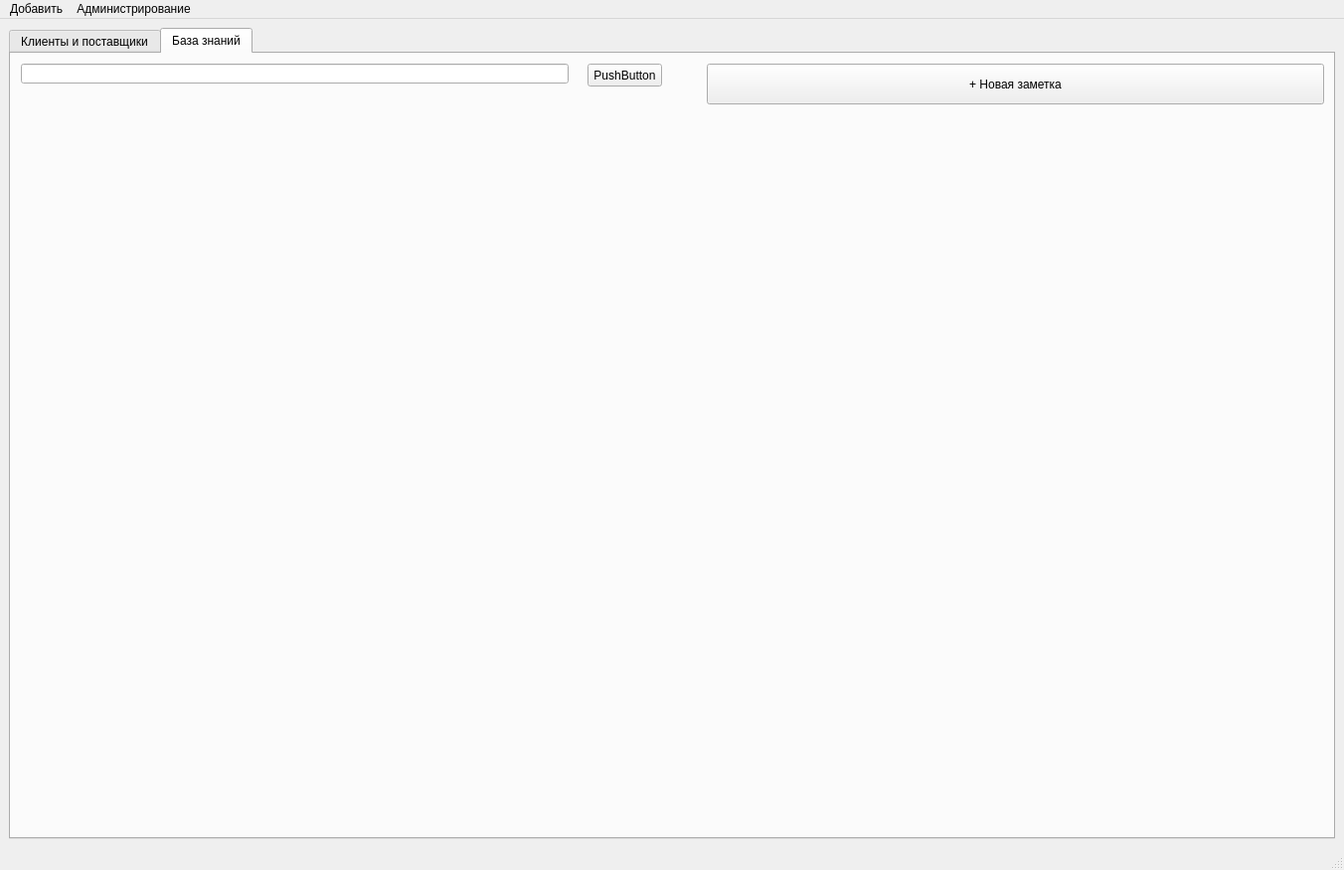
<?xml version="1.0" encoding="UTF-8"?>
<ui version="4.0">
 <class>MainWindowModern</class>
 <widget class="QMainWindow" name="MainWindowModern">
  <property name="windowModality">
   <enum>Qt::NonModal</enum>
  </property>
  <property name="geometry">
   <rect>
    <x>0</x>
    <y>0</y>
    <width>1352</width>
    <height>875</height>
   </rect>
  </property>
  <property name="windowTitle">
   <string>Simple Business </string>
  </property>
  <property name="documentMode">
   <bool>false</bool>
  </property>
  <property name="tabShape">
   <enum>QTabWidget::Rounded</enum>
  </property>
  <widget class="QWidget" name="centralwidget">
   <layout class="QHBoxLayout" name="horizontalLayout_16">
    <item>
     <widget class="QTabWidget" name="Global_tabs">
      <property name="enabled">
       <bool>true</bool>
      </property>
      <property name="tabPosition">
       <enum>QTabWidget::North</enum>
      </property>
      <property name="tabShape">
       <enum>QTabWidget::Rounded</enum>
      </property>
      <property name="currentIndex">
       <number>1</number>
      </property>
      <property name="documentMode">
       <bool>false</bool>
      </property>
      <widget class="QWidget" name="tab_Clients">
       <attribute name="title">
        <string>Клиенты и поставщики</string>
       </attribute>
       <layout class="QHBoxLayout" name="horizontalLayout_2">
        <item>
         <layout class="QVBoxLayout" name="verticalLayout">
          <item>
           <widget class="QLineEdit" name="lineEdit_ClientFilter"/>
          </item>
          <item>
           <widget class="QListView" name="listView_ClientList"/>
          </item>
          <item>
           <layout class="QHBoxLayout" name="horizontalLayout">
            <item>
             <widget class="QPushButton" name="pushButton_DeleteClient">
              <property name="text">
               <string>- Удалить</string>
              </property>
             </widget>
            </item>
            <item>
             <widget class="QPushButton" name="pushButton_NewClient">
              <property name="text">
               <string>+ Новый</string>
              </property>
             </widget>
            </item>
           </layout>
          </item>
         </layout>
        </item>
        <item>
         <widget class="QWidget" name="widget_TheClientScroll" native="true">
          <property name="minimumSize">
           <size>
            <width>400</width>
            <height>0</height>
           </size>
          </property>
          <property name="baseSize">
           <size>
            <width>400</width>
            <height>0</height>
           </size>
          </property>
         </widget>
        </item>
       </layout>
      </widget>
      <widget class="QWidget" name="tab_KnBase">
       <attribute name="title">
        <string>База знаний</string>
       </attribute>
       <widget class="QLineEdit" name="lineEdit_KnBase_Search">
        <property name="geometry">
         <rect>
          <x>10</x>
          <y>10</y>
          <width>551</width>
          <height>20</height>
         </rect>
        </property>
       </widget>
       <widget class="QPushButton" name="pushButton">
        <property name="geometry">
         <rect>
          <x>580</x>
          <y>10</y>
          <width>75</width>
          <height>23</height>
         </rect>
        </property>
        <property name="text">
         <string>PushButton</string>
        </property>
       </widget>
       <widget class="QWidget" name="widget" native="true">
        <property name="geometry">
         <rect>
          <x>10</x>
          <y>90</y>
          <width>1311</width>
          <height>691</height>
         </rect>
        </property>
       </widget>
       <widget class="QPushButton" name="pushButton_KnBaseEmptyNote">
        <property name="geometry">
         <rect>
          <x>700</x>
          <y>10</y>
          <width>621</width>
          <height>41</height>
         </rect>
        </property>
        <property name="text">
         <string>+ Новая заметка</string>
        </property>
       </widget>
      </widget>
     </widget>
    </item>
   </layout>
  </widget>
  <widget class="QMenuBar" name="menubar">
   <property name="geometry">
    <rect>
     <x>0</x>
     <y>0</y>
     <width>1352</width>
     <height>21</height>
    </rect>
   </property>
   <widget class="QMenu" name="AdminMenu">
    <property name="title">
     <string>Администрирование</string>
    </property>
    <addaction name="action_Run_Simulate"/>
    <addaction name="action_Synhronize_xm_with_db"/>
    <addaction name="action_upload_budget_csv"/>
   </widget>
   <widget class="QMenu" name="FastAddMenu">
    <property name="acceptDrops">
     <bool>true</bool>
    </property>
    <property name="title">
     <string>Добавить</string>
    </property>
    <addaction name="action_AddFastNote"/>
    <addaction name="separator"/>
    <addaction name="action_AddNewContact"/>
    <addaction name="action_AddNewCP"/>
   </widget>
   <addaction name="FastAddMenu"/>
   <addaction name="AdminMenu"/>
  </widget>
  <widget class="QStatusBar" name="statusbar"/>
  <action name="action_Run_Simulate">
   <property name="text">
    <string>Запуск симуляции</string>
   </property>
  </action>
  <action name="action_Synhronize_xm_with_db">
   <property name="text">
    <string>Загрузить из 1С</string>
   </property>
  </action>
  <action name="action_upload_budget_csv">
   <property name="text">
    <string>Выгрузить в 1С</string>
   </property>
  </action>
  <action name="action_2">
   <property name="text">
    <string>#ЗапросТовара</string>
   </property>
  </action>
  <action name="action_3">
   <property name="text">
    <string>#Бюджет</string>
   </property>
  </action>
  <action name="action_4">
   <property name="text">
    <string>#Офер</string>
   </property>
  </action>
  <action name="action_5">
   <property name="text">
    <string>#Прайс</string>
   </property>
  </action>
  <action name="action_6">
   <property name="text">
    <string>#Беседа</string>
   </property>
  </action>
  <action name="action_fast_NewContact">
   <property name="text">
    <string>Новый контакт</string>
   </property>
  </action>
  <action name="action">
   <property name="text">
    <string>Заметка</string>
   </property>
  </action>
  <action name="action_AddFastNote">
   <property name="text">
    <string>+ Быстрая заметка</string>
   </property>
  </action>
  <action name="action_AddNewContact">
   <property name="text">
    <string>+ Контакт</string>
   </property>
  </action>
  <action name="action_7">
   <property name="text">
    <string>+ Клиент</string>
   </property>
  </action>
  <action name="action_8">
   <property name="text">
    <string>+ Поставщик</string>
   </property>
  </action>
  <action name="action_AddNewCP">
   <property name="text">
    <string>+ Контрагент</string>
   </property>
  </action>
 </widget>
 <resources/>
 <connections/>
</ui>
